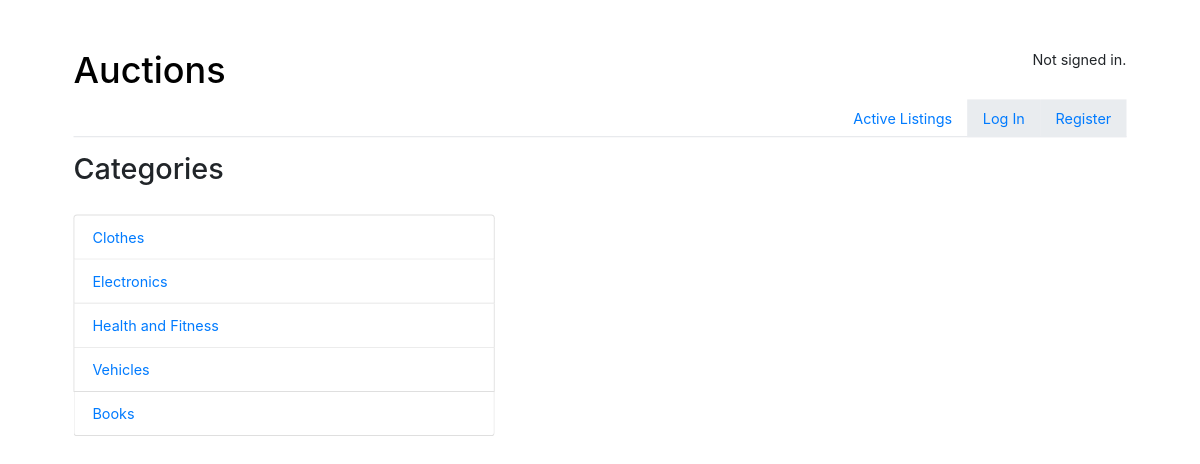
The page /categories on the database its author committed.
### auctions/models.py (models this page shows, shortened)
class Category(models.Model):
    category_name = models.CharField(max_length=64)

### auctions/views.py (the view)
# urls.py: path("categories", views.categories, name="categories"),
def categories(request):
    categories = Category.objects.all()
    return render(request, "auctions/categories.html", {
        "categories": categories
    })

### auctions/templates/auctions/categories.html (shortened to what this page needs)
{% extends "auctions/layout.html" %}
{% block body %}
    <h2>Categories</h2>
    <br>
    <ul class="list-group" style="width: 40%">
        {% for category in categories %}
            <li class="list-group-item">
                <a href="{% url 'category_listings' category.id %}">{{ category.category_name }}</a>
            </li>
        {% endfor %}
    </ul>
{% endblock %}

### auctions/static/auctions/styles.css (style rules this page uses)
body { padding: 10px; margin: 20px; overflow-x: hidden; transform: scale(1.5); }

### rows shown on the page
Category: category_name "Clothes"
Category: category_name "Electronics"
Category: category_name "Health and Fitness"
Category: category_name "Vehicles"
Category: category_name "Books"
